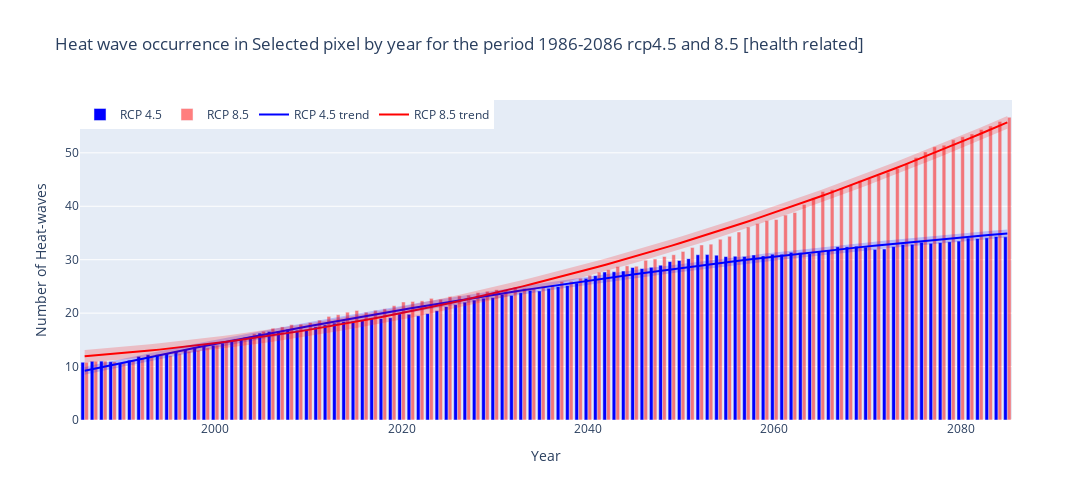

The notebook cell this image was saved under:
### Markdown cell above
- **The national related data are available only for the few states in EU please see the map in 3.3!!!**

### Code cell
b = hwd45n
t = hwd85n
# Define years
year = list(range(1986, 2086))
# Fit polynomial regression curves (degree 2 for simplicity)
b_poly = np.polyfit(np.arange(len(b)), b, 2)
t_poly = np.polyfit(np.arange(len(t)), t, 2)
# Calculate polynomial values
b_poly_values = np.polyval(b_poly, np.arange(len(b)))
t_poly_values = np.polyval(t_poly, np.arange(len(t)))
# Calculate the residuals and standard error for b
b_residuals = b - b_poly_values
b_std_error = np.std(b_residuals)
# Calculate the residuals and standard error for t
t_residuals = t - t_poly_values
t_std_error = np.std(t_residuals)
# Create figure
fig = go.Figure()
# Add bar trace for 'b'
fig.add_trace(go.Bar(x=year, y=b, name='RCP 4.5', marker_color='blue'))
# Add bar trace for 't'
fig.add_trace(go.Bar(x=year, y=t, name='RCP 8.5', opacity=0.5, marker_color='red'))
# Add polynomial regression curve for 'b'
fig.add_trace(go.Scatter(x=year, y=b_poly_values, mode='lines', name='RCP 4.5 trend', line=dict(color='blue')))
# Add polynomial regression curve for 't'
fig.add_trace(go.Scatter(x=year, y=t_poly_values, mode='lines', name='RCP 8.5 trend', line=dict(color='red')))
# Add standard error band for 'b'
fig.add_trace(go.Scatter(
    x=year + year[::-1],
    y=list(b_poly_values + b_std_error) + list((b_poly_values - b_std_error)[::-1]),
    fill='toself',
    fillcolor='rgba(0,0,255,0.2)',
    line=dict(color='rgba(255,255,255,0)'),
    hoverinfo="skip",
    showlegend=False
))
# Add standard error band for 't'
fig.add_trace(go.Scatter(
    x=year + year[::-1],
    y=list(t_poly_values + t_std_error) + list((t_poly_values - t_std_error)[::-1]),
    fill='toself',
    fillcolor='rgba(255,0,0,0.2)',
    line=dict(color='rgba(255,255,255,0)'),
    hoverinfo="skip",
    showlegend=False
))
# Update layout
fig.update_layout(
    title='Heatwave occurrence in selected pixel by year for the period 1986-2086 rcp4.5 and 8.5 [national-related]',
    xaxis_title='Year',
    yaxis_title='Number of heatwaves',
    legend=dict(x=0, y=1, traceorder='normal', orientation='h'),
    width=1100,
    height=500
)
fig.show()
